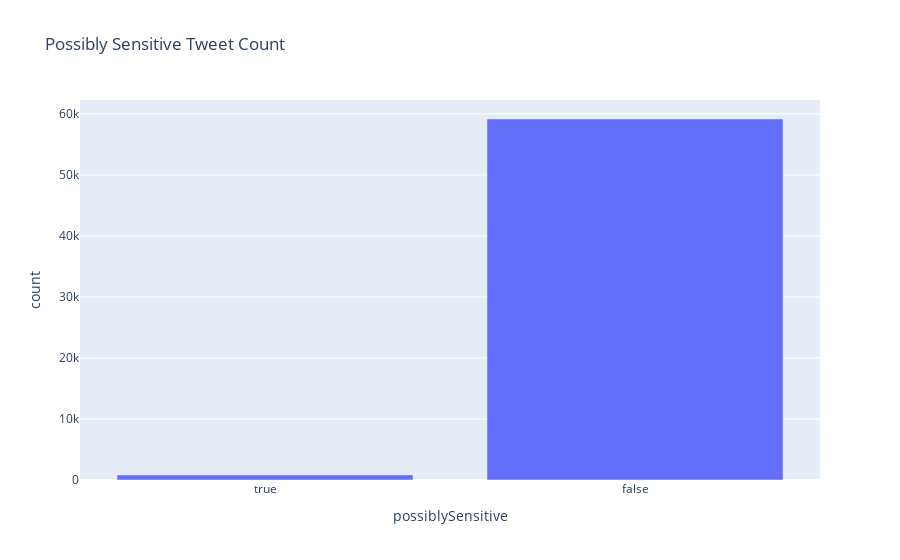

This figure's notebook cell:
### Code cell
from hdfs import InsecureClient
import tweepy
from json import JSONEncoder
from pyspark.sql import SparkSession
import pandas as pd
from pyspark.sql.functions import *
from json import dump, dumps
import json
from json import load
import datetime
from pyspark.sql.functions import explode, col
import pyspark
import plotly.express as px
import warnings

warnings.filterwarnings('ignore')

print('Creating client objects')
hdfsClient = InsecureClient('http://localhost:50070', user='Gorang')
tweepyClient = tweepy.Client(bearer_token='AAAAAAAAAAAAAAAAAAAAAPnwjgEAAAAAPye00Z1lMZCP8wlmkNvm0ej%2Bm%2BA%3DNVJwmThsVPsJkUv8REgrehpvh3SDTB2ZCIcJyunAqyW8rqrK2U')

query = 'coronation OR #Coronation OR #coronation OR #CORONATION -is:retweet lang:en'
test = tweepy.Paginator(tweepyClient.search_recent_tweets, query=query, tweet_fields=['author_id', 'created_at', 'conversation_id', 'possibly_sensitive', 'public_metrics'], max_results=100).flatten(limit=100)

print('Extracting tweets..')
testList = []


startTimeList = ['2023-05-04T00:00:00Z', '2023-05-04T05:30:00Z', '2023-05-04T11:30:00Z', '2023-05-04T17:30:00Z', '2023-05-04T21:30:00Z', '2023-05-05T00:00:00Z', '2023-05-05T05:30:00Z', '2023-05-05T11:30:00Z', '2023-05-05T17:30:00Z', '2023-05-05T21:30:00Z']
endTimeList = ['2023-05-04T03:00:00Z', '2023-05-04T08:30:00Z', '2023-05-04T14:30:00Z', '2023-05-04T20:30:00Z', '2023-05-04T23:59:59Z', '2023-05-05T03:00:00Z', '2023-05-05T08:30:00Z', '2023-05-05T14:30:00Z', '2023-05-05T20:30:00Z', '2023-05-05T23:59:59Z']

for timeIndex in range(0,len(startTimeList)):
    test = tweepy.Paginator(tweepyClient.search_recent_tweets, query, end_time=endTimeList[timeIndex], start_time=startTimeList[timeIndex], tweet_fields=['id', 'author_id', 'text', 'attachments', 'context_annotations', 'conversation_id', 'edit_controls', 'entities', 'possibly_sensitive', 'public_metrics', 'referenced_tweets', 'withheld', 'created_at', 'geo'], max_results=100).flatten(limit=6000)
    for t in test:
        testList.append({"tweetId":t.id, "authorId":t.author_id, "createdDate":t.created_at.isoformat(), "text":t.text, "conversationId":t.conversation_id, "possiblySensitive":t.possibly_sensitive, "publicMetrics":t.public_metrics})

listOfFiles = hdfsClient.list('/user/Gorang/Demo', status=False)
filenumber = len(listOfFiles)
 

print('Writing Tweets to HDFS..')
hdfsClient.write('/user/Gorang/Demo/'+userEntry+str(filenumber), data=dumps(testList, default=str), encoding='utf-8')

filePath = '/user/Gorang/Demo/'+userEntry+str(filenumber)
print('Loading/Pulling Tweets from HDFS..')
with hdfsClient.read(filePath, encoding = 'utf-8') as reader:
    model = load(reader)

df = pd.json_normalize(model)
df.rename(columns = {'publicMetrics.retweet_count':'retweetCount', 'publicMetrics.reply_count':'replyCount', 'publicMetrics.like_count':'likeCount', 'publicMetrics.quote_count':'quoteCount'}, inplace = True)
df['text'] = df['text'].astype('string')
df['createdDate'] = pd.to_datetime(df['createdDate'])

print('Building Spark Session')
spark = SparkSession.builder \
                    .master('local[1]') \
                    .appName('SparkByExamples.com') \
                    .getOrCreate()

print('Building Spark Dataframe')
dfsp = spark.createDataFrame(df)

df2 = dfsp.groupBy("possiblySensitive").count()

pdf = df2.toPandas()
fig = px.bar(pdf, x="possiblySensitive", y="count", title='Possibly Sensitive Tweet Count')
fig.show()

### Figure 1 — Plotly figure (JSON) as saved in the notebook; plotly's stock layout.template omitted (floating-point values rounded to 4 significant figures)
{"data": [{"alignmentgroup": "True", "hovertemplate": "possiblySensitive=%{x}<br>count=%{y}<extra></extra>", "legendgroup": "", "marker": {"color": "#636efa", "pattern": {"shape": ""}}, "name": "", "offsetgroup": "", "orientation": "v", "showlegend": false, "textposition": "auto", "type": "bar", "x": [true, false], "xaxis": "x", "y": [831, 59169], "yaxis": "y"}], "layout": {"barmode": "relative", "legend": {"tracegroupgap": 0}, "title": {"text": "Possibly Sensitive Tweet Count"}, "xaxis": {"anchor": "y", "domain": [0, 1], "title": {"text": "possiblySensitive"}}, "yaxis": {"anchor": "x", "domain": [0, 1], "title": {"text": "count"}}}}
